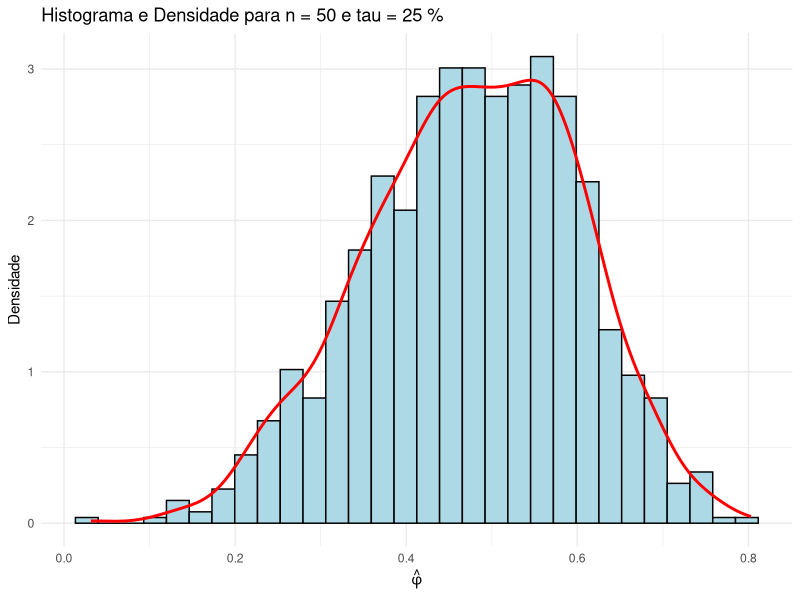
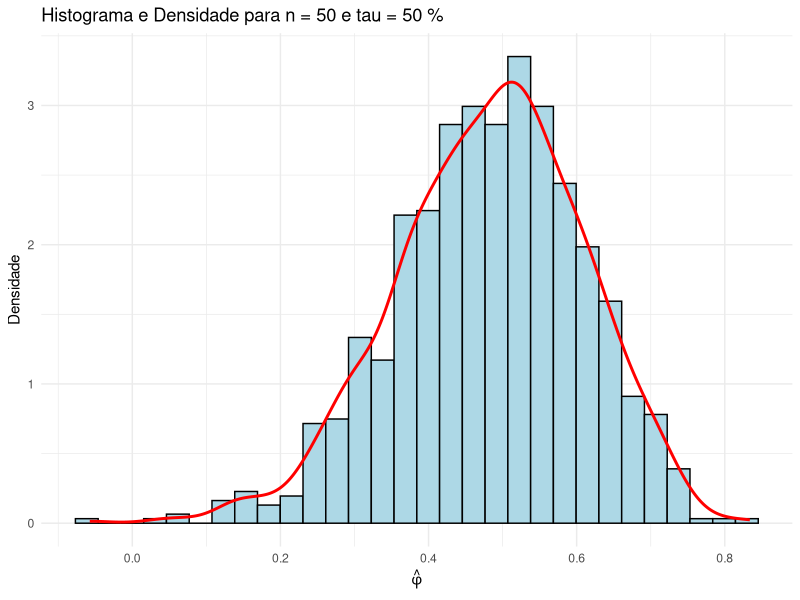
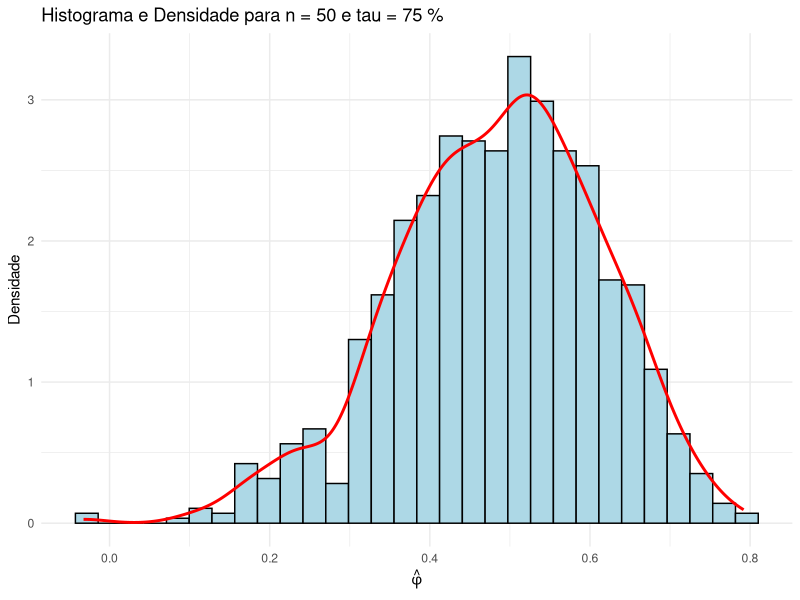
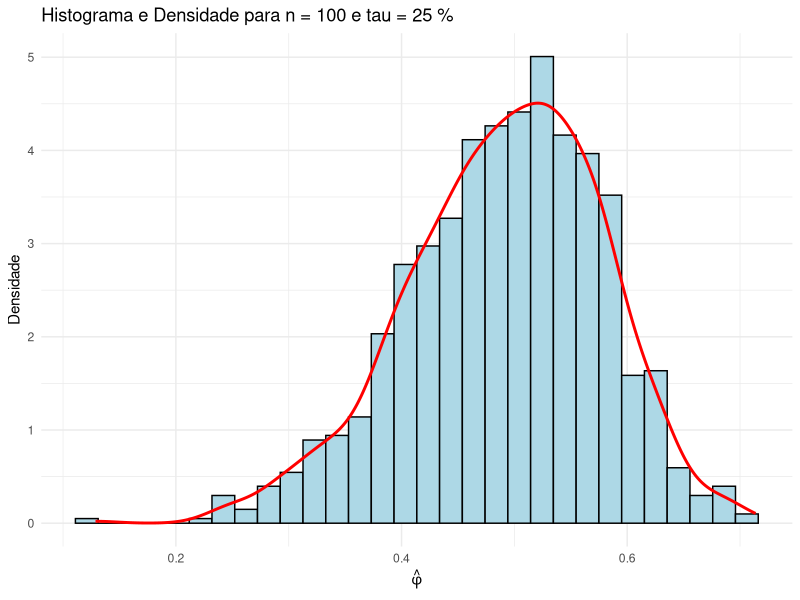
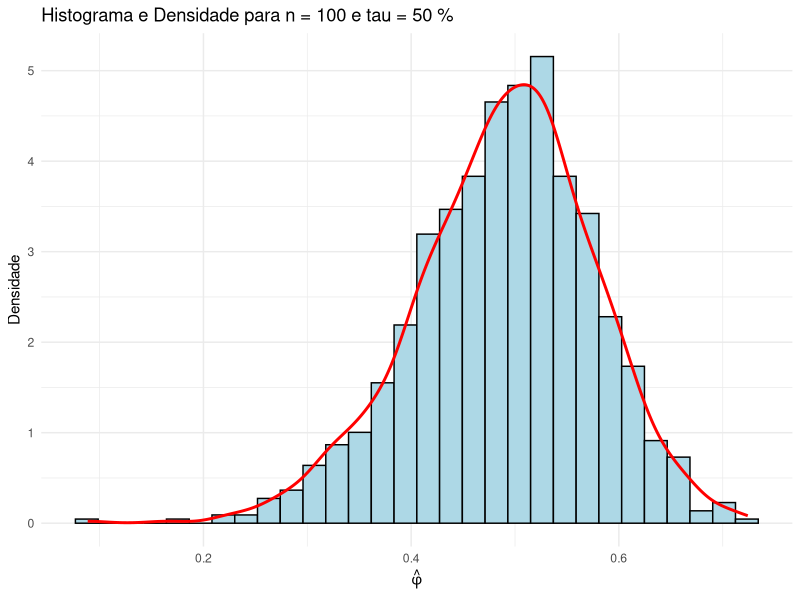
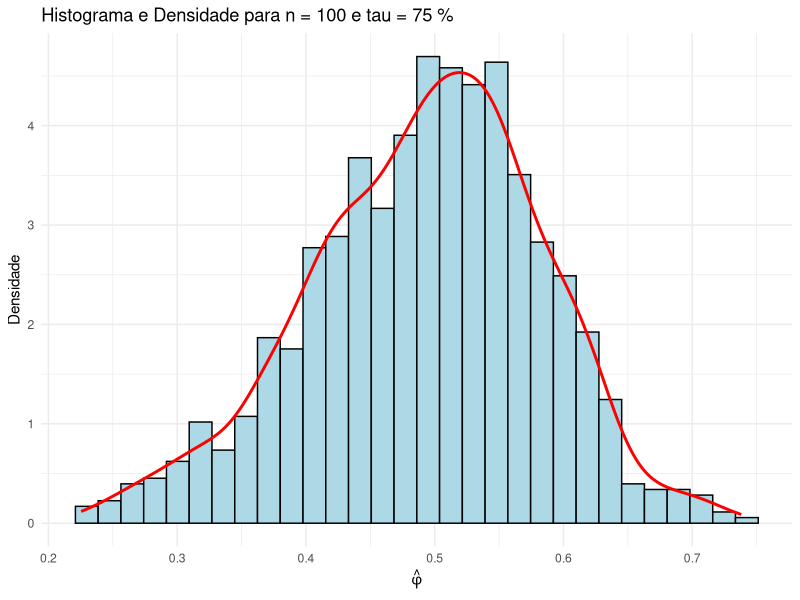
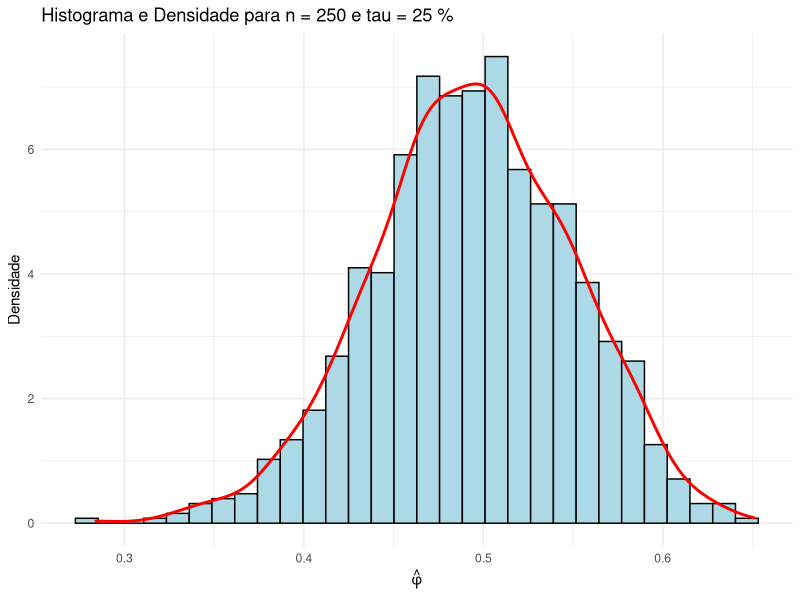
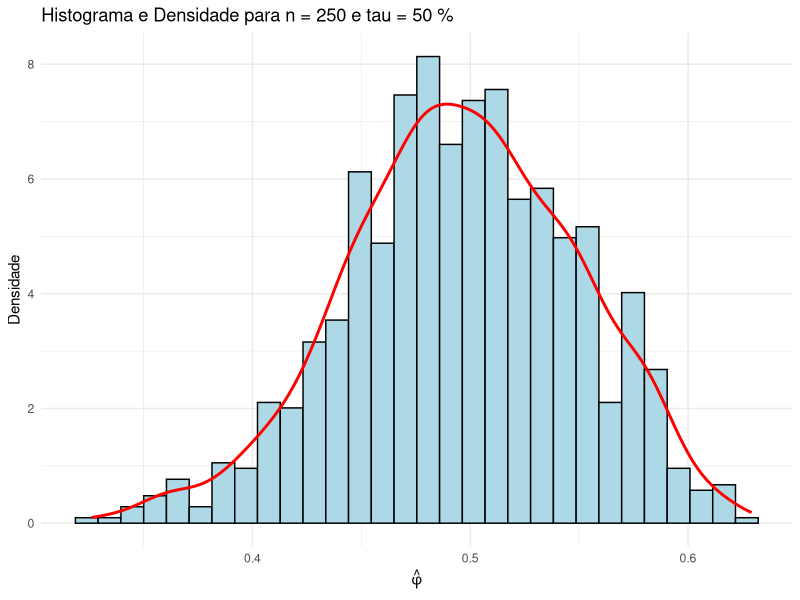

These figures' R source, in order:
# Carregar a biblioteca necessária
library(stats)
library(ggplot2)  # Para gráficos mais avançados

# Definir a função para criar a série temporal AR(1) combinada
fn_cria_ar_colado <- function(n, tau, phi) {
  # Gerar duas séries AR(1) com o mesmo phi
  X_t <- arima.sim(model = list(ar = phi), n = n)
  Y_t <- arima.sim(model = list(ar = phi), n = n)
  
  # Selecionar segmentos de cada série
  X_segmento <- X_t[1:tau]
  Y_segmento <- Y_t[1:(n - tau)]
  
  # Combinar os segmentos para criar Z_t
  Z_t <- c(X_segmento, Y_segmento)
  
  return(Z_t)
}

# Estimador para phi usando o método de MLE
estimate_phi_combined <- function(Z_t, tau) {
  # Dividir Z_t em segmentos X_t e Y_t
  X_segment <- Z_t[1:tau]                 # X_t
  Y_segment <- Z_t[(tau + 1):length(Z_t)] # Y_{t - \tau}
  
  # Calcular o numerador e o denominador do estimador
  numerator <- sum(head(X_segment, -1) * tail(X_segment, -1)) + 
    sum(head(Y_segment, -1) * tail(Y_segment, -1))
  denominator <- sum(head(X_segment, -1)^2) + sum(head(Y_segment, -1)^2)
  
  # Calcular phi_hat
  phi_hat <- numerator / denominator
  
  return(phi_hat)
}

# Função de simulação de Monte Carlo
monte_carlo_simulation <- function(n, tau, phi, n_simulations) {
  phi_hats <- numeric(n_simulations)
  
  for (i in 1:n_simulations) {
    Z_t <- fn_cria_ar_colado(n, tau, phi)
    phi_hats[i] <- estimate_phi_combined(Z_t, tau)
  }
  
  # Cálculo das estatísticas
  phi_mean <- mean(phi_hats)
  phi_bias <- phi_mean - phi        # Viés em relação ao verdadeiro phi
  phi_variance <- var(phi_hats)
  
  return(list(
    phi_estimates = phi_hats,
    phi_mean = phi_mean,
    phi_bias = phi_bias,
    phi_variance = phi_variance
  ))
}

# Função para gerar o histograma e o gráfico de densidade
generate_phi_plot <- function(phi_estimates, n, tau_factor) {
  # Definir o nome da combinação de n e tau
  plot_title <- paste("Histograma e Densidade para n =", n, "e tau =", tau_factor * 100, "%")
  
  # Criar o histograma e gráfico de densidade
  p <- ggplot(data.frame(phi_hat = phi_estimates), aes(x = phi_hat)) +
    geom_histogram(aes(y = ..density..), bins = 30, fill = "lightblue", color = "black") +
    geom_density(color = "red", size = 1) +
    labs(title = plot_title, x = expression(hat(phi)), y = "Densidade") +
    theme_minimal()
  
  # Exibir o gráfico
  print(p)
}

# Parâmetros para a simulação
phi <- 0.5           # Coeficiente AR(1) verdadeiro para ambas as séries
n_simulations <- 1000  # Número de simulações de Monte Carlo

# Valores de n e tau
n_values <- c(50, 100, 250, 500, 1000, 5000, 10000)
tau_factors <- c(0.25, 0.5, 0.75)

# Tabela para armazenar os resultados
results <- data.frame(
  n = integer(),
  tau_factor = numeric(),
  phi_mean = numeric(),
  phi_bias = numeric(),
  phi_variance = numeric()
)

# Executar a simulação para diferentes valores de n e tau
for (n in n_values) {
  for (tau_factor in tau_factors) {
    tau <- round(tau_factor * n)  # Calcular tau com base no fator
    
    # Executar a simulação de Monte Carlo
    simulation_results <- monte_carlo_simulation(n, tau, phi, n_simulations)
    
    # Armazenar os resultados
    results <- rbind(results, data.frame(
      n = n,
      tau_factor = tau_factor,
      phi_mean = simulation_results$phi_mean,
      phi_bias = simulation_results$phi_bias,
      phi_variance = simulation_results$phi_variance
    ))
    
    # Gerar e exibir o gráfico de histograma e densidade
    generate_phi_plot(simulation_results$phi_estimates, n, tau_factor)
  }
}

# Exibir a tabela de resultados
print(results)
